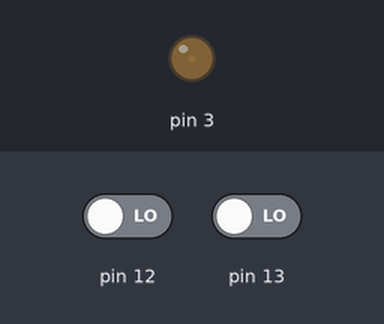
A sketch run on a simulated Arduino Uno, built with avr-gcc and run on an emulated ATmega328P. Shown: output pins drawn as LEDs (lit = HIGH). Inputs (shaded band) come from the test bench; at power-on: pin 12 LOW, pin 13 LOW.

Above: at 1.2 s.
1.3 s: pin 12 driven HIGH
At 2.2 s:
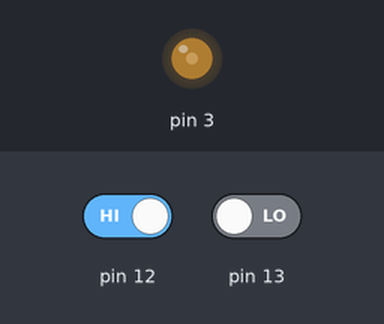
4.3 s: pin 13 driven HIGH
At 5.2 s:
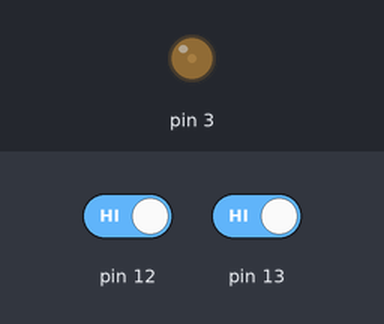
5.8 s: pin 12 driven LOW
At 6.6 s:
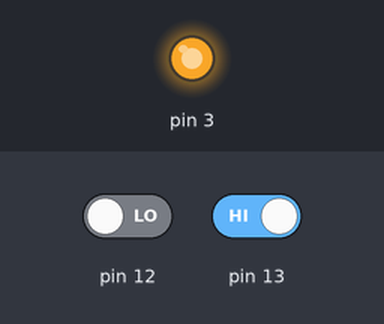
8.8 s: pin 13 driven LOW
At 9.7 s:
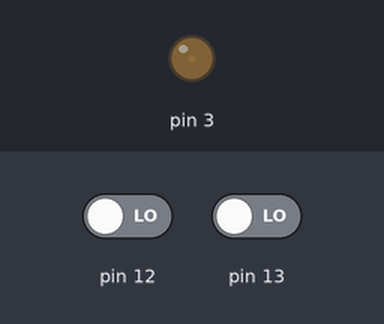
Timing chart, 0 to 11.4 s (numbered marks = the images above; inputs shaded):
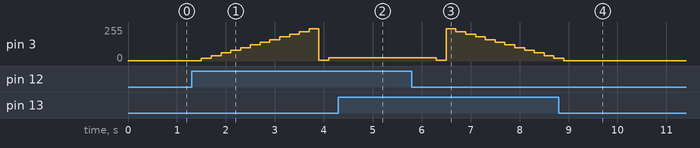

The sketch:

led___-.ino
```cpp
int brilho = 1;
void setup() {
pinMode(13, INPUT);
pinMode(12, INPUT);
Serial.begin(9600);
pinMode(3, OUTPUT);
}

void loop() {
  analogWrite(3, brilho);
  if(digitalRead(12) == HIGH){
    brilho = brilho + 20;
    delay(200);
  }
  if(digitalRead(13) == HIGH){
    brilho = brilho - 20;
    delay(200);
  }

}
```

Measured:
- after the input at 1.3 s, pin 3: 1/255 → 21/255 after 0.20 s, → 41/255 0.20 s later, → 61/255 0.20 s later, → 81/255 0.20 s later, … (14 changes in this stretch)
- after the input at 4.3 s, pin 3: stays 25/255 (without the input it goes to 45/255 after 0.00 s)
- after the input at 5.8 s, pin 3: 25/255 → 5/255 after 0.50 s, → 241/255 0.20 s later, → 221/255 0.20 s later, → 201/255 0.20 s later, … (13 changes in this stretch)
- after the input at 8.8 s, pin 3: goes on until 8.9 s, then stays 1/255
